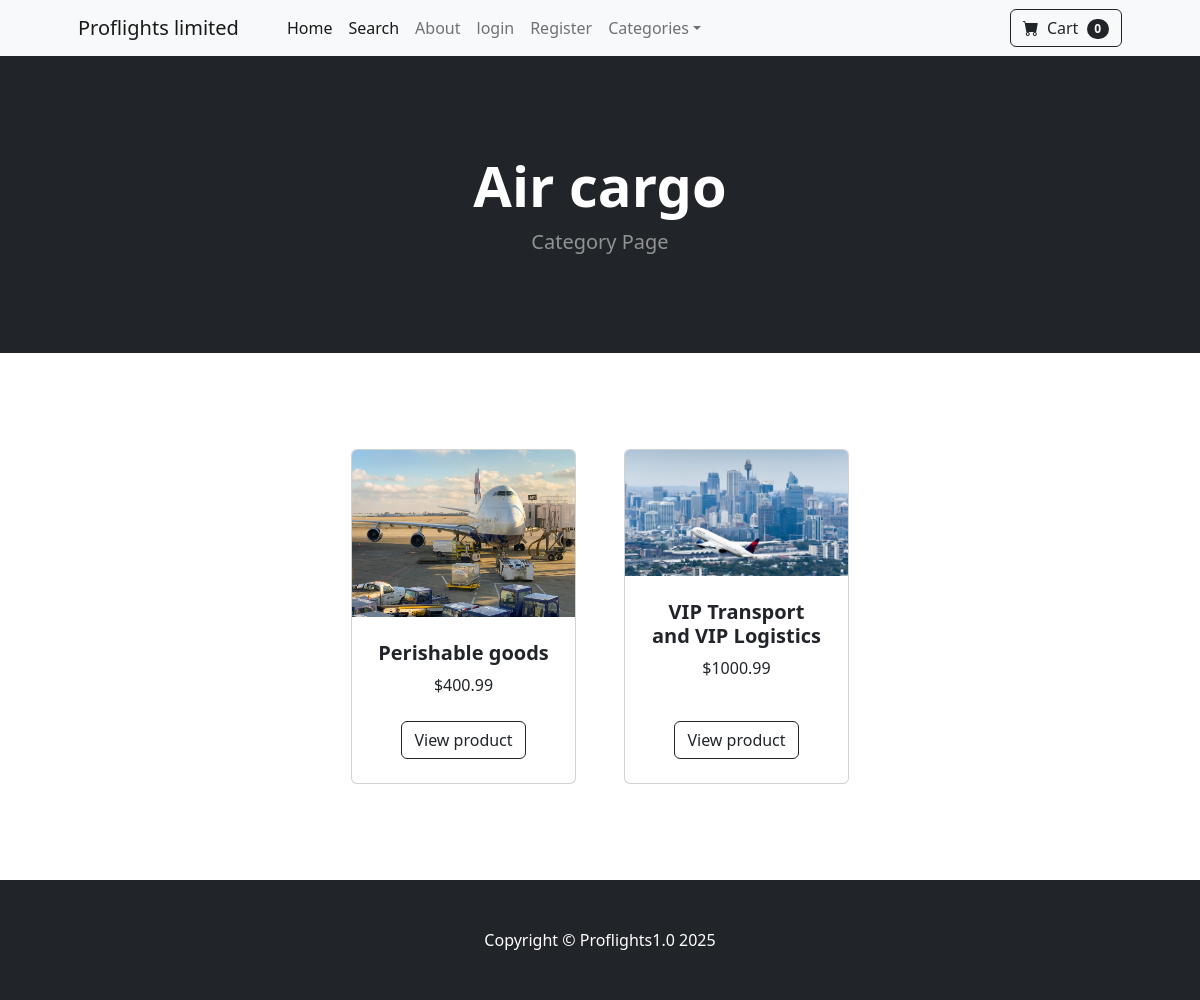
The app's page /category/Air cargo, older data.
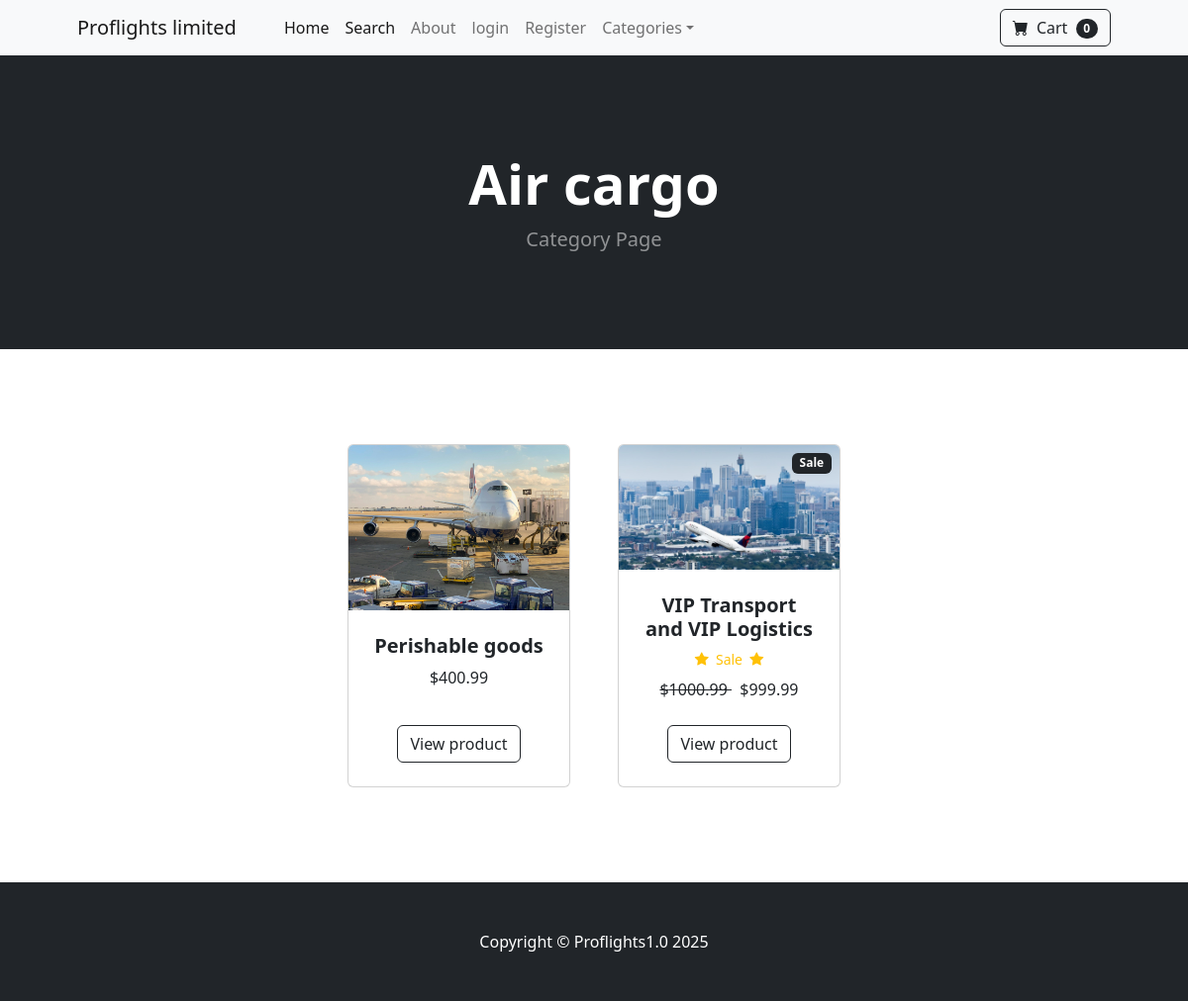
The same page, newer data.
### store/models.py (models this page shows, shortened)
class Category(models.Model):
    name = models.CharField(max_length=50)
    def __str__(self):
        return self.name
    class Meta:
        verbose_name_plural = 'categories'

class Product(models.Model):
    name = models.CharField(max_length=100)
    price = models.DecimalField(default=0, decimal_places=2, max_digits=6)
    category = models.ForeignKey(Category, on_delete=models.CASCADE)
    description = models.CharField(max_length=250, default='', blank=True, null=True)
    image = models.ImageField(upload_to='uploads/product/')
    is_sale = models.BooleanField(default=False)
    sale_price = models.DecimalField(default=0, decimal_places=2, max_digits=6)

### store/views.py (the view)
# urls.py: path('category/<str:foo>', views.category, name='category'),
def category(request, foo):
    foo = foo.replace('-', ' ')
    try:
        category = Category.objects.get(name=foo)
        products = Product.objects.filter(category=category)
        return render(request, 'category.html', {'products': products, 'category': category})
    except:  # Specific exception handling
        messages.success(request, "Category does not exist")  # Changed to error message
    return redirect('home')

### cart/cart.py (called while the page is built)
    def __len__(self):
        return len(self.cart)

### cart/context_processors.py (called while the page is built)
def cart(request):
    return{'cart': Cart(request)}

### store/templates/category.html
{% extends 'base.html' %}
{% block content %}
        <header class="bg-dark py-5">
            <div class="container px-4 px-lg-5 my-5">
                <div class="text-center text-white">
                    <h1 class="display-4 fw-bolder">{{ category }}</h1>
                    <p class="lead fw-normal text-white-50 mb-0">Category Page</p>
                </div>
            </div>
        </header>
        <section class="py-5">
            <div class="container px-4 px-lg-5 mt-5">
                <div class="row gx-4 gx-lg-5 row-cols-2 row-cols-md-3 row-cols-xl-4 justify-content-center">
                {% for product in products %}
                    {% if product.is_sale %}
                        <div class="col mb-5">
                            <div class="card h-100">
                                <div class="badge bg-dark text-white position-absolute " style="top:0.5rem; right:0.5rem">Sale</div>
                                <img class="card-img-top" src="{{ product.image.url }}" alt="..." />
                                <div class="card-body p-4">
                                    <div class="text-center">
                                        <h5 class="fw-bolder">{{ product.name}}</h5>
                                         <div class="d-flex justify-content-center small text-warning mb-2">
                                            <div class="bi-star-fill"></div>
                                            &nbsp;&nbsp;Sale&nbsp;&nbsp;
                                            <div class="bi-star-fill"></div>
                                         </div>
                                        <strike>
                                        ${{ product.price }}
                                        </strike>
                                        &nbsp;
                                        ${{ product.sale_price }}
                                    </div>
                                </div>
                                <div class="card-footer p-4 pt-0 border-top-0 bg-transparent">
                                    <div class="text-center"><a class="btn btn-outline-dark mt-auto" href="{% url 'product' product.id %}">View product</a></div>
                                </div>
                            </div>
                        </div>
                    {% else %}
                        <div class="col mb-5">
                            <div class="card h-100">
                                <img class="card-img-top" src="{{ product.image.url}}" alt="..." />
                                <div class="card-body p-4">
                                    <div class="text-center">
                                        <h5 class="fw-bolder">{{ product.name}}</h5>
                                        ${{ product.price }}
                                    </div>
                                </div>
                                <div class="card-footer p-4 pt-0 border-top-0 bg-transparent">
                                    <div class="text-center"><a class="btn btn-outline-dark mt-auto" href="{% url 'product' product.id %}">View product</a></div>
                                </div>
                            </div>
                        </div>
                    {% endif %}
                {% endfor %}
                </div>
            </div>
        </section>
    {% endblock %}

### store/templates/base.html (shortened to what this page needs)
{% load static %}
<!DOCTYPE html>
<html lang="en">
    <head>
        <link href="https://cdn.jsdelivr.net/npm/bootstrap-icons@1.5.0/font/bootstrap-icons.css" rel="stylesheet" />
        <link href="{% static 'css/styles.css' %}" rel="stylesheet" />
    </head>
    <body>
        {% include 'navbar.html' %}
        {% block content %}
        {% endblock %}
        <footer class="py-5 bg-dark">
            <div class="container"><p class="m-0 text-center text-white">Copyright &copy; Proflights1.0 2025</p></div>
        </footer>
    </body>
</html>

### store/templates/navbar.html (shortened to what this page needs)
<nav class="navbar navbar-expand-lg navbar-light bg-light">
    <div class="container px-4 px-lg-5">
        <a class="navbar-brand" href="{% url 'home' %}">Proflights limited</a>
        <div class="collapse navbar-collapse" id="navbarSupportedContent">
            <ul class="navbar-nav me-auto mb-2 mb-lg-0 ms-lg-4">
                <li class="nav-item"><a class="nav-link active" aria-current="page" href="{% url 'home' %}">Home</a></li>
                <li class="nav-item"><a class="nav-link active" aria-current="page" href="{% url 'search' %}">Search</a></li>
                <li class="nav-item"><a class="nav-link" href="{% url 'about' %}">About</a></li>
                {% if user.is_authenticated %}
                    <li class="nav-item dropdown">
                        <a class="nav-link dropdown-toggle" id="navbarDropdown" href="#" role="button" data-bs-toggle="dropdown" aria-expanded="false">Profile</a>
                        <ul class="dropdown-menu" aria-labelledby="navbarDropdown">
                            <li><hr class="dropdown-divider" /></li>
                            <li><a class="dropdown-item" href="{% url 'update_user' %}">User Profile</a></li>
                            <li><a class="dropdown-item" href="{% url 'update_info' %}">User Information</a></li>
                        </ul>
                    </li>
                    {% if user.is_superuser %}
                    <li class="nav-item dropdown">
                        <a class="nav-link dropdown-toggle" id="navbarDropdown" href="#" role="button" data-bs-toggle="dropdown" aria-expanded="false">Orders</a>
                        <ul class="dropdown-menu" aria-labelledby="navbarDropdown">
                            <li><hr class="dropdown-divider" /></li>
                            <li><a class="dropdown-item" href="{% url 'shipped_dash' %}">Shipped Orders</a></li>
                            <li><a class="dropdown-item" href="{% url 'not_shipped_dash' %}">Unshipped Orders</a></li>
                        </ul>
                    </li>
                    {% endif %}
                    <li class="nav-item"><a class="nav-link" href="{% url 'logout' %}">logout</a></li>
                {% else %}
                    <li class="nav-item"><a class="nav-link" href="{% url 'login' %}">login</a></li>
                    <li class="nav-item"><a class="nav-link" href="{% url 'register' %}">Register</a></li>
                {% endif %}
                    <li class="nav-item dropdown">
                        <a class="nav-link dropdown-toggle" id="navbarDropdown" href="#" role="button" data-bs-toggle="dropdown" aria-expanded="false">Categories</a>
                    </li>
            </ul>
            <form class="d-flex">
                <a href="{% url 'cart_summary' %}" class="btn btn-outline-dark"><i class="bi-cart-fill me-1"></i>
                    Cart
                    <span class="badge bg-dark text-white ms-1 rounded-pill" id="cart_quantity">
                        {{ cart|length}}
                    </span></a>
            </form>
        </div>
    </div>
</nav>

Row changes from the older to the newer data that the page shows:
changed Product "VIP Transport and VIP Logistics": is_sale False → True (drawn); image: picture added; sale_price (not shown) → "999.99"; image: picture removed
